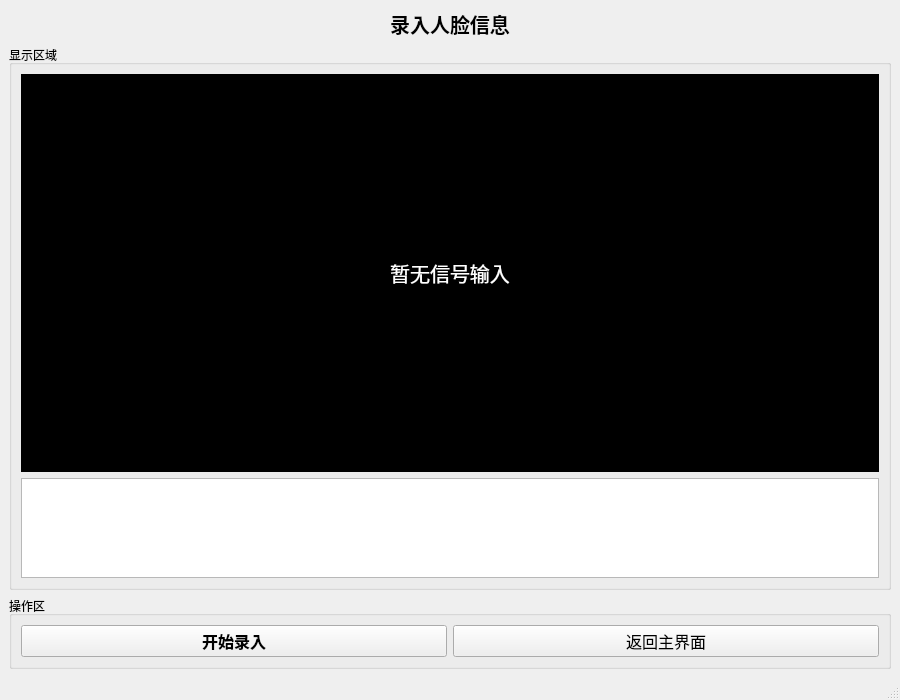
<?xml version="1.0" encoding="UTF-8"?>
<ui version="4.0">
 <class>registerWindow</class>
 <widget class="QMainWindow" name="registerWindow">
  <property name="geometry">
   <rect>
    <x>0</x>
    <y>0</y>
    <width>900</width>
    <height>700</height>
   </rect>
  </property>
  <property name="minimumSize">
   <size>
    <width>900</width>
    <height>700</height>
   </size>
  </property>
  <property name="maximumSize">
   <size>
    <width>900</width>
    <height>700</height>
   </size>
  </property>
  <property name="windowTitle">
   <string>MainWindow</string>
  </property>
  <widget class="QWidget" name="centralwidget">
   <layout class="QVBoxLayout" name="verticalLayout">
    <item>
     <widget class="QLabel" name="label">
      <property name="maximumSize">
       <size>
        <width>16777215</width>
        <height>30</height>
       </size>
      </property>
      <property name="font">
       <font>
        <pointsize>15</pointsize>
        <weight>75</weight>
        <bold>true</bold>
       </font>
      </property>
      <property name="text">
       <string>录入人脸信息</string>
      </property>
      <property name="alignment">
       <set>Qt::AlignCenter</set>
      </property>
     </widget>
    </item>
    <item>
     <widget class="QGroupBox" name="groupBox">
      <property name="title">
       <string>显示区域</string>
      </property>
      <layout class="QVBoxLayout" name="verticalLayout_2">
       <item>
        <widget class="QLabel" name="label_register_show">
         <property name="font">
          <font>
           <pointsize>15</pointsize>
          </font>
         </property>
         <property name="styleSheet">
          <string notr="true">background-color: rgb(0, 0, 0);
color: rgb(255, 255, 255);</string>
         </property>
         <property name="text">
          <string>暂无信号输入</string>
         </property>
         <property name="alignment">
          <set>Qt::AlignCenter</set>
         </property>
        </widget>
       </item>
       <item>
        <widget class="QTextBrowser" name="text_register_out">
         <property name="maximumSize">
          <size>
           <width>16777215</width>
           <height>100</height>
          </size>
         </property>
         <property name="readOnly">
          <bool>true</bool>
         </property>
        </widget>
       </item>
      </layout>
     </widget>
    </item>
    <item>
     <widget class="QGroupBox" name="groupBox_2">
      <property name="title">
       <string>操作区</string>
      </property>
      <layout class="QHBoxLayout" name="horizontalLayout">
       <item>
        <widget class="QPushButton" name="button_register_start">
         <property name="font">
          <font>
           <pointsize>12</pointsize>
           <weight>75</weight>
           <bold>true</bold>
          </font>
         </property>
         <property name="cursor">
          <cursorShape>PointingHandCursor</cursorShape>
         </property>
         <property name="text">
          <string>开始录入</string>
         </property>
         <property name="icon">
          <iconset>
           <normaloff>source/3.png</normaloff>source/3.png</iconset>
         </property>
         <property name="iconSize">
          <size>
           <width>30</width>
           <height>30</height>
          </size>
         </property>
        </widget>
       </item>
       <item>
        <widget class="QPushButton" name="button_register_cancel">
         <property name="font">
          <font>
           <pointsize>12</pointsize>
          </font>
         </property>
         <property name="cursor">
          <cursorShape>PointingHandCursor</cursorShape>
         </property>
         <property name="text">
          <string>返回主界面</string>
         </property>
         <property name="icon">
          <iconset>
           <normaloff>source/back.png</normaloff>source/back.png</iconset>
         </property>
         <property name="iconSize">
          <size>
           <width>30</width>
           <height>30</height>
          </size>
         </property>
        </widget>
       </item>
      </layout>
     </widget>
    </item>
   </layout>
  </widget>
  <widget class="QStatusBar" name="statusbar"/>
 </widget>
 <resources/>
 <connections/>
</ui>
